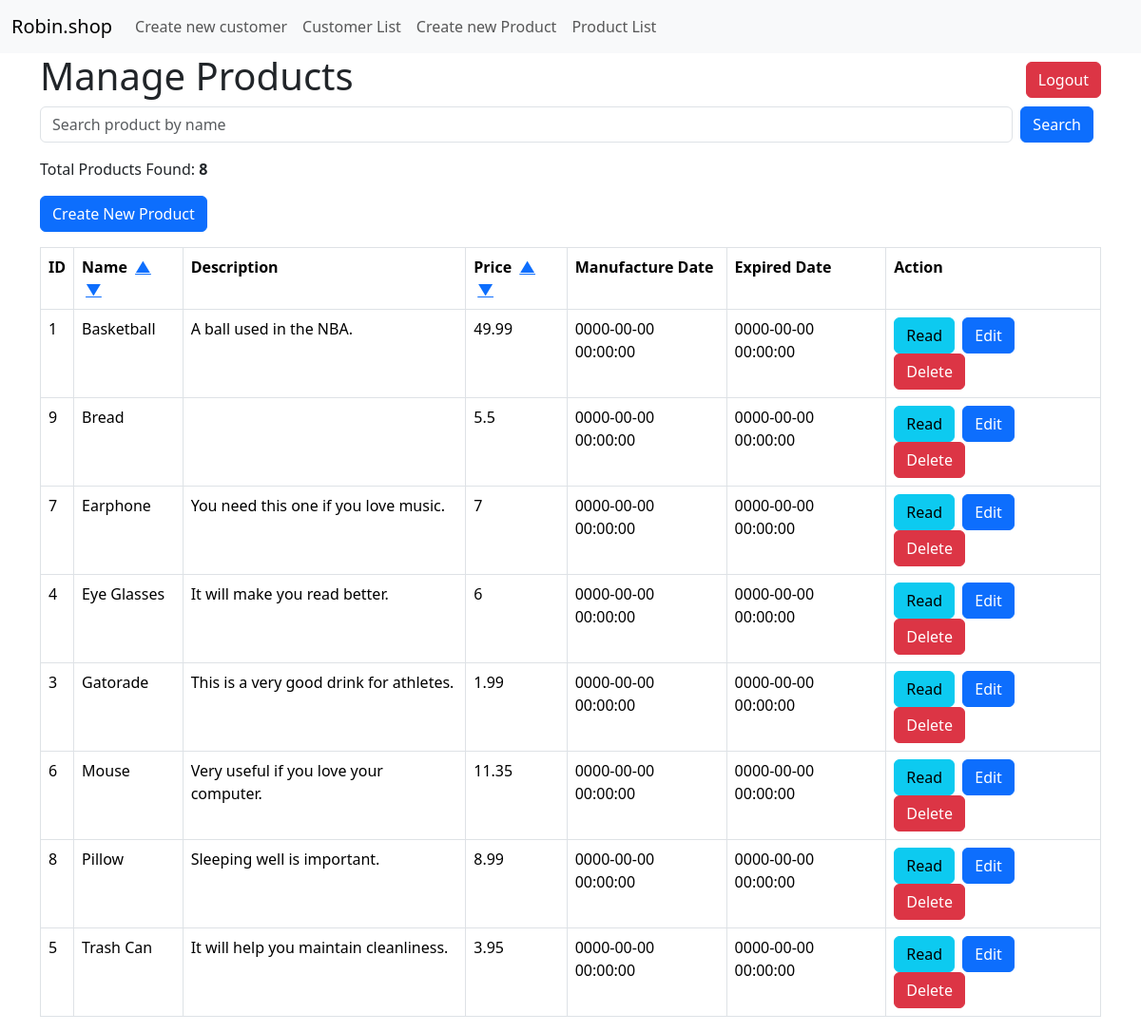
The app's page /product_listing.php, older data.
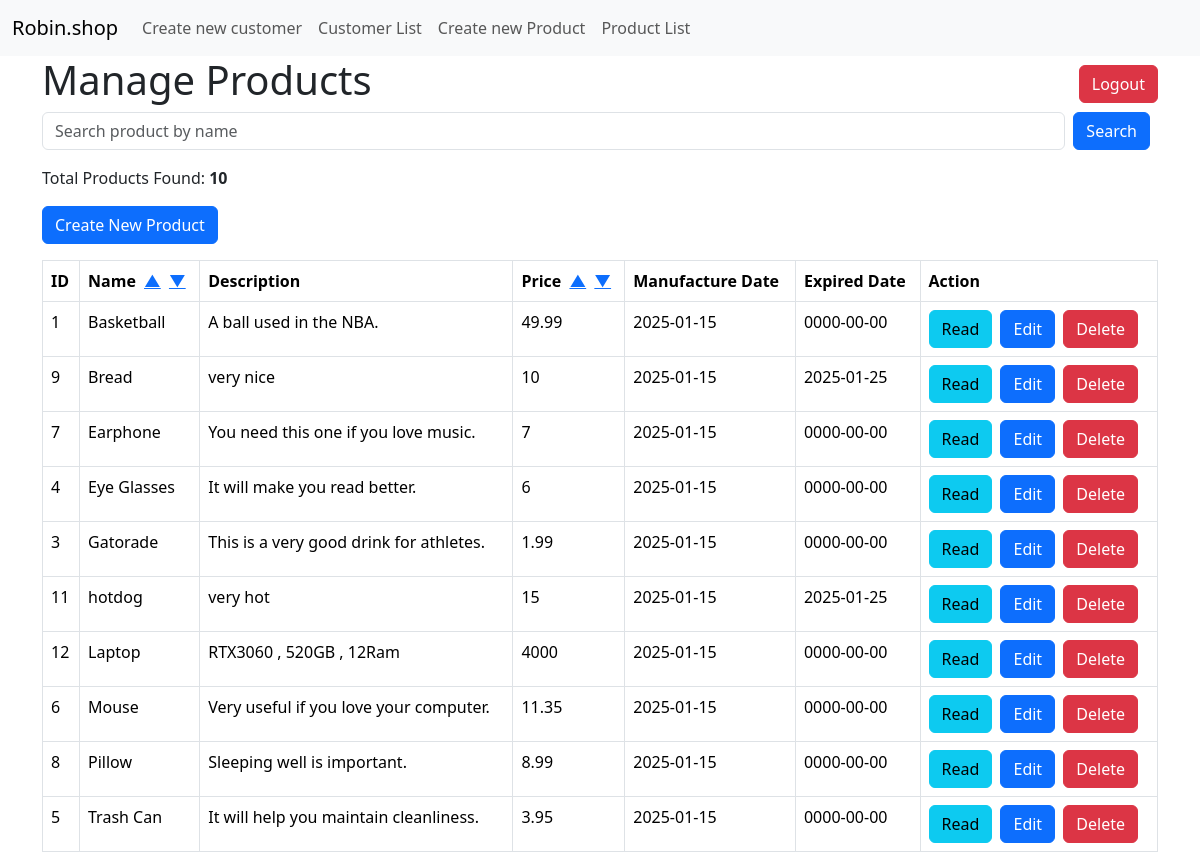
The same page, newer data.
### tables this page shows
CREATE TABLE IF NOT EXISTS `products` (
  `id` int NOT NULL AUTO_INCREMENT,
  `name` varchar(128) NOT NULL,
  `description` text NOT NULL,
  `price` double NOT NULL,
  `promotion_price` double NOT NULL,
  `manufacture_date` date NOT NULL,
  `expired_date` date NOT NULL,
  `created` date DEFAULT NULL,
  PRIMARY KEY (`id`)
);

### product_listing.php (the view, shortened to what this page needs)
<!DOCTYPE HTML>
<html>
<?php include 'Menu.php'; ?>
<head>
    <link href="https://cdn.jsdelivr.net/npm/bootstrap@5.3.3/dist/css/bootstrap.min.css" rel="stylesheet">
</head>
<body>
    <div class="container">
        <div class="page-header d-flex justify-content-between align-items-center">
            <h1>Manage Products</h1>
            <a href="logout.php" class="btn btn-danger">Logout</a>
        </div>
        <?php
        include 'config/database.php';
        $search_name = isset($_GET['search']) ? htmlspecialchars(strip_tags($_GET['search'])) : '';
        $valid_columns = ['name', 'price'];
        $sort_column = isset($_GET['sort_column']) && in_array($_GET['sort_column'], $valid_columns) ? $_GET['sort_column'] : 'name';
        $sort_order = isset($_GET['sort_order']) && $_GET['sort_order'] === 'desc' ? 'DESC' : 'ASC';
        $query = "SELECT id, name, description, price, expired_date, manufacture_date FROM products
                  WHERE name LIKE :name
                  ORDER BY $sort_column $sort_order";
        $stmt = $con->prepare($query);
        $search_term = "%$search_name%";
        $stmt->bindParam(':name', $search_term);
        $stmt->execute();
        echo "<form action='' method='GET' class='mb-3 d-flex'>";
        echo "<input type='text' name='search' class='form-control me-2' placeholder='Search product by name' value='{$search_name}'>";
        echo "<button type='submit' class='btn btn-primary me-2'>Search</button>";
        echo "</form>";
        $num = $stmt->rowCount();
        echo "<p class='mb-3'>Total Products Found: <strong>{$num}</strong></p>";
        echo "<a href='product_create.php' class='btn btn-primary mb-3'>Create New Product</a>";
        if ($num > 0) {
            echo "<table class='table table-hover table-responsive table-bordered'>";
            echo "<tr>";
            echo "<th>ID</th>";
            echo "<th>
                    Name
                    <a href='?search=$search_name&sort_column=name&sort_order=asc' class='ms-1'>▲</a>
                    <a href='?search=$search_name&sort_column=name&sort_order=desc' class='ms-1'>▼</a>
                  </th>";
            echo "<th>Description</th>";
            echo "<th>
                    Price
                    <a href='?search=$search_name&sort_column=price&sort_order=asc' class='ms-1'>▲</a>
                    <a href='?search=$search_name&sort_column=price&sort_order=desc' class='ms-1'>▼</a>
                  </th>";
            echo "<th>Manufacture Date</th>";
            echo "<th>Expired Date</th>";
            echo "<th>Action</th>";
            echo "</tr>";
            while ($row = $stmt->fetch(PDO::FETCH_ASSOC)) {
                extract($row);
                echo "<tr>";
                echo "<td>" . htmlspecialchars($id, ENT_QUOTES) . "</td>";
                echo "<td>" . htmlspecialchars($name, ENT_QUOTES) . "</td>";
                echo "<td>" . htmlspecialchars($description, ENT_QUOTES) . "</td>";
                echo "<td>" . htmlspecialchars($price, ENT_QUOTES) . "</td>";
                echo "<td>" . htmlspecialchars($manufacture_date, ENT_QUOTES) . "</td>";
                echo "<td>" . htmlspecialchars($expired_date, ENT_QUOTES) . "</td>";
                echo "<td>
                        <a href='product_details.php?id={$id}' class='btn btn-info me-1'>Read</a>
                        <a href='product_update.php?id={$id}' class='btn btn-primary me-1'>Edit</a>
                        <a href='?confirm_delete={$id}' class='btn btn-danger'>Delete</a>
                      </td>";
                echo "</tr>";
            }
            echo "</table>";
        } else {
            echo "<div class='alert alert-danger'>No products found.</div>";
        }
        ?>
    </div>
</body>
</html>

Row changes from the older to the newer data that the page shows:
changed products "Basketball": manufacture_date "0000-00-00 00:00:00" → "2025-01-15"; expired_date "0000-00-00 00:00:00" → "0000-00-00"
changed products "Bread": description (not shown) → "very nice"; price "5.5" → "10"; manufacture_date "0000-00-00 00:00:00" → "2025-01-15"; expired_date "0000-00-00 00:00:00" → "2025-01-25"
changed products "Earphone": manufacture_date "0000-00-00 00:00:00" → "2025-01-15"; expired_date "0000-00-00 00:00:00" → "0000-00-00"
changed products "Eye Glasses": manufacture_date "0000-00-00 00:00:00" → "2025-01-15"; expired_date "0000-00-00 00:00:00" → "0000-00-00"
changed products "Gatorade": manufacture_date "0000-00-00 00:00:00" → "2025-01-15"; expired_date "0000-00-00 00:00:00" → "0000-00-00"
added products: id "11", name "hotdog", description "very hot", price "15", manufacture_date "2025-01-15", expired_date "2025-01-25"
added products: id "12", name "Laptop", description "RTX3060 , 520GB , 12Ram", price "4000", manufacture_date "2025-01-15", expired_date "0000-00-00"
changed products "Mouse": manufacture_date "0000-00-00 00:00:00" → "2025-01-15"; expired_date "0000-00-00 00:00:00" → "0000-00-00"
changed products "Pillow": manufacture_date "0000-00-00 00:00:00" → "2025-01-15"; expired_date "0000-00-00 00:00:00" → "0000-00-00"
changed products "Trash Can": manufacture_date "0000-00-00 00:00:00" → "2025-01-15"; expired_date "0000-00-00 00:00:00" → "0000-00-00"
Text that changed along with them:
$num: "8" → "10"
